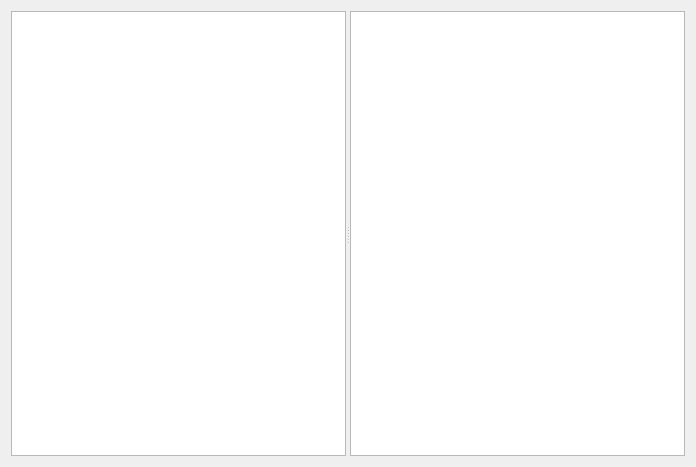
<?xml version="1.0" encoding="UTF-8"?>
<ui version="4.0">
 <class>BrowseFilesDialog</class>
 <widget class="QDialog" name="BrowseFilesDialog">
  <property name="geometry">
   <rect>
    <x>0</x>
    <y>0</y>
    <width>696</width>
    <height>467</height>
   </rect>
  </property>
  <property name="windowTitle">
   <string>Dialog</string>
  </property>
  <layout class="QGridLayout" name="gridLayout">
   <item row="0" column="0">
    <widget class="QSplitter" name="splitter">
     <property name="orientation">
      <enum>Qt::Horizontal</enum>
     </property>
     <widget class="QTreeView" name="treeView_dirs">
      <property name="editTriggers">
       <set>QAbstractItemView::NoEditTriggers</set>
      </property>
     </widget>
     <widget class="QTableView" name="tableView_files">
      <property name="editTriggers">
       <set>QAbstractItemView::NoEditTriggers</set>
      </property>
      <property name="selectionMode">
       <enum>QAbstractItemView::SingleSelection</enum>
      </property>
      <property name="selectionBehavior">
       <enum>QAbstractItemView::SelectRows</enum>
      </property>
      <attribute name="verticalHeaderVisible">
       <bool>false</bool>
      </attribute>
     </widget>
    </widget>
   </item>
  </layout>
  <action name="action_download_file">
   <property name="text">
    <string>下载</string>
   </property>
  </action>
  <action name="action_upload_file">
   <property name="text">
    <string>上传</string>
   </property>
   <property name="toolTip">
    <string>上传</string>
   </property>
  </action>
 </widget>
 <resources/>
 <connections/>
</ui>
